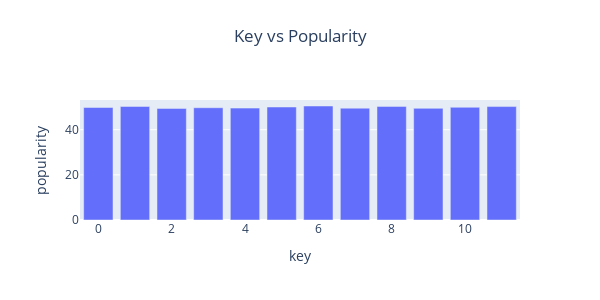

Source (notebook cell):
### Markdown cell above
#### Categorical data visualization

### Code cell
df_avg_pop = df_selected.groupby('key')['popularity'].mean().reset_index(name='popularity').sort_values('popularity', ascending=False)
fig = px.bar(df_avg_pop, x='key', y='popularity',
             title='Key vs Popularity',
             height=300,
             width=600)
fig.update_layout(
    title={
        'y':0.9,
        'x':0.5,
        'xanchor': 'center',
        'yanchor': 'top'})
fig.update(layout_showlegend=False)
fig.show(config=config)

### Figure 1 — Plotly figure (JSON) as saved in the notebook; plotly's stock layout.template omitted (floating-point values rounded to 4 significant figures)
{"data": [{"alignmentgroup": "True", "hovertemplate": "key=%{x}<br>popularity=%{y}<extra></extra>", "legendgroup": "", "marker": {"color": "#636efa", "pattern": {"shape": ""}}, "name": "", "offsetgroup": "", "orientation": "v", "showlegend": false, "textposition": "auto", "type": "bar", "x": [6, 8, 1, 11, 5, 10, 0, 3, 4, 7, 9, 2], "xaxis": "x", "y": [50.5, 50.33, 50.3, 50.25, 50.05, 49.92, 49.85, 49.73, 49.57, 49.54, 49.47, 49.44], "yaxis": "y"}], "layout": {"barmode": "relative", "height": 300, "legend": {"tracegroupgap": 0}, "showlegend": false, "title": {"text": "Key vs Popularity", "x": 0.5, "xanchor": "center", "y": 0.9, "yanchor": "top"}, "width": 600, "xaxis": {"anchor": "y", "domain": [0, 1], "title": {"text": "key"}}, "yaxis": {"anchor": "x", "domain": [0, 1], "title": {"text": "popularity"}}}}
